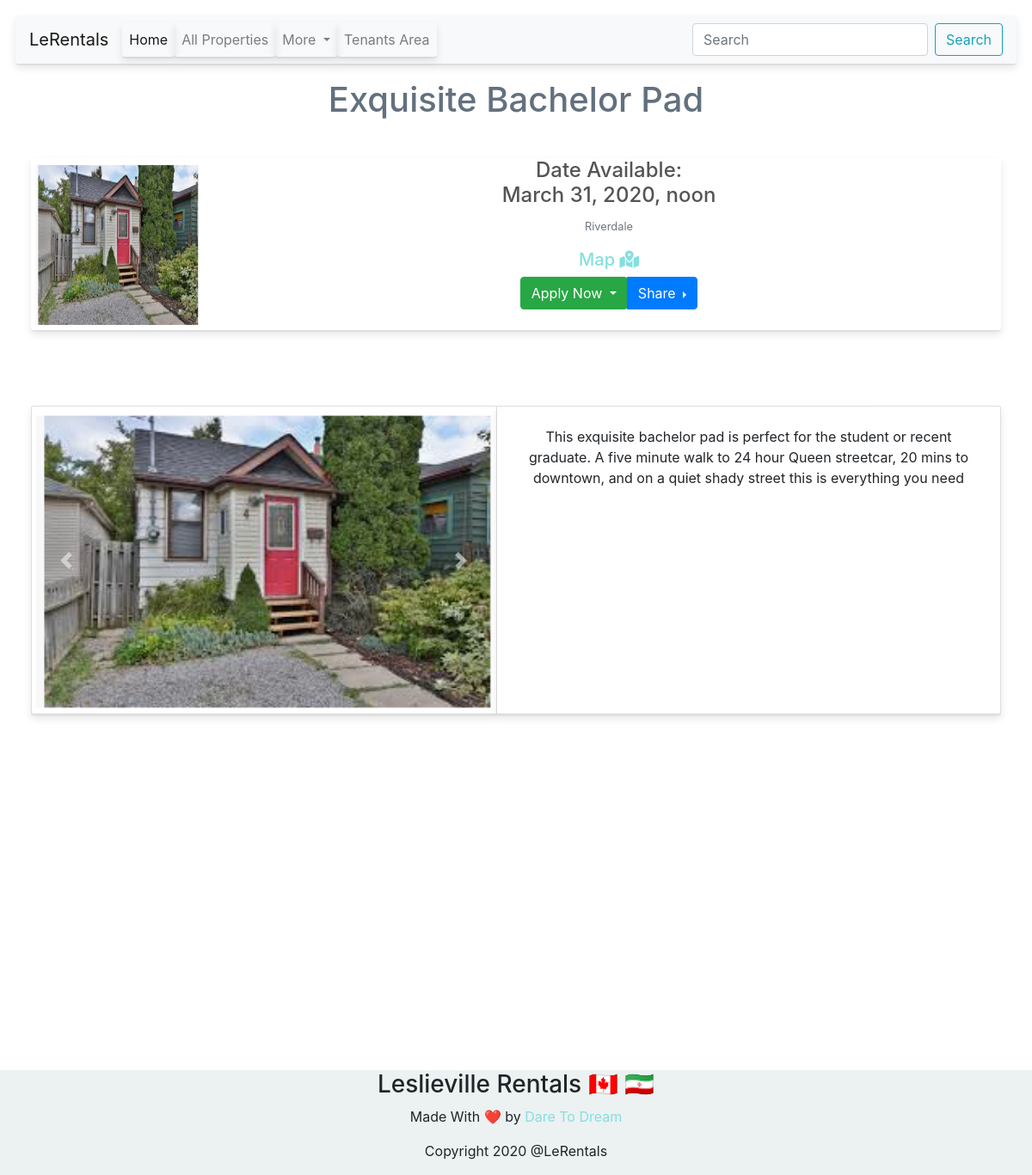
Page /listings/1 on the committed database.
### listings/models.py (models this page shows, shortened)
class Listing(models.Model):
    title = models.CharField(max_length=100)
    postalCode = models.CharField(max_length=100)
    description = models.TextField()
    neighbourhood = models.CharField(max_length=25)
    image = models.ImageField(upload_to='lisitngs/images/')
    image2 = models.ImageField(upload_to='lisitngs/images/')
    image3 = models.ImageField(upload_to='lisitngs/images/')
    image4 = models.ImageField(upload_to='lisitngs/images/')
    image5 = models.ImageField(upload_to='lisitngs/images/')
    available = models.BooleanField(primary_key=False)
    dateAvailable = models.DateTimeField(null=True, blank=True )

### listings/views.py (the view)
# urls.py: path('<int:listing_id>', views.detail, name='detail'),
def detail(req, listing_id):
    listing = get_object_or_404(Listing, pk=listing_id)
    return render(req, 'listings/detail.html', {'listing': listing} )

### listings/templates/listings/detail.html (shortened to what this page needs)
{% extends 'listings/base.html' %}
{% block content %}
{%load static%}
<div>
<h1>{{listing.title}}</h1>
</div>
<div  style="padding: 3%;">
    <ul class="list-unstyled">
      <li class="media">
        <img src="{{ listing.image.url }}" class="mr-3" alt="..." style="width: 200px; height: 200px;">
        <div class="media-body">
          {% if listing.available %}
          <h4>Date Available: <br> {{ listing.dateAvailable }}</h4>
          <p class=""><small class="text-muted">{{listing.neighbourhood }}</small></p>
          <h5><a href="https://www.google.com/maps/place/Toronto,+ON+{{ listing.postalCode }}" target="_blank"> Map <i><i class="fas fa-map-marked-alt"></i></i> </a></h5>
<div class="btn-group  ">
 <button type="button" class="btn btn-secondary dropdown-toggle btn-success" data-toggle="dropdown" aria-haspopup="true" aria-expanded="false">
   Apply Now
  </button>
<div class="btn-group dropright">
  <button type="button" class="btn btn-primary dropdown-toggle" data-toggle="dropdown" aria-haspopup="true" aria-expanded="false">
    Share
  </button>
</div>
</div>
</div>
  {%endif%}
        </div>
    </div>
<div style="padding: 3%;">
  <div class="card-group clear-block" style=" position: relative; margin-bottom: 500px;">
    <div  class="card clear-block">
      <div id="carouselExampleFade" class="carousel slide carousel-fade" data-ride="carousel">
        <div class="carousel-inner">
          <div class="carousel-item active">
            <img src="{{ listing.image.url }}" class="d-block w-100" alt="...">
          </div>
        </div>
        <a class="carousel-control-prev" href="#carouselExampleFade" role="button" data-slide="prev">
          <span class="carousel-control-prev-icon" aria-hidden="true"></span>
        </a>
        <a class="carousel-control-next" href="#carouselExampleFade" role="button" data-slide="next">
          <span class="carousel-control-next-icon" aria-hidden="true"></span>
        </a>
      </div>
    </div>
    <div  style="text-align: center; padding: 2%;" class="card">
      <p>{{listing.description}}</p>
    </div>
  </div>
</div>
{% endblock %}

### listings/static/listings/custom.css (style rules this page uses)
.card, li { border-radius: 3px; box-shadow: 0 2px 0 rgba(0, 0, 0, 0.05), 0 5px 10px rgba(0, 0, 0, 0.1); transition: all 200ms ease-in-out; }
h1,h2 { color: #63707e ; }
h4 { color: #535554; }
img { border-radius: 5px; transition: all 200ms ease-in-out; padding: 5px; }
a, h5 { color: rgb(132, 223, 223); }

### rows in the picture
Listing: title "Exquisite Bachelor Pad", image (picture), dateAvailable "March 31, 2020, noon", neighbourhood "Riverdale", description "This exquisite bachelor pad is perfect for the student or recent graduate. A five minute walk to 24 hour Queen streetcar, 20 mins to downtown, and on a quiet shady street this is everything you need"
